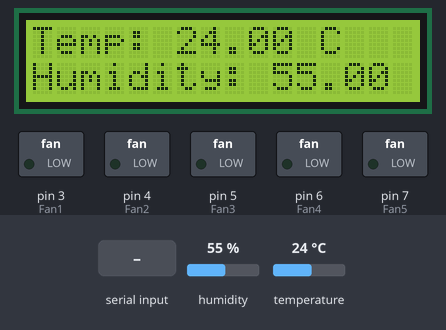
Bench run of a sketch on a simulated Arduino Uno, built with avr-gcc and run on an emulated ATmega328P. On the bench: 16×2 character LCD, switched loads named in the sketch (green lamp = pin HIGH). The test bench sets the inputs (shaded band); at power-on: humidity 55 %, temperature 24 °C. What the sketch prints to the serial monitor is not drawn.

Above: at 1.2 s.
1.3 s: "1" received over Serial
At 3.7 s:
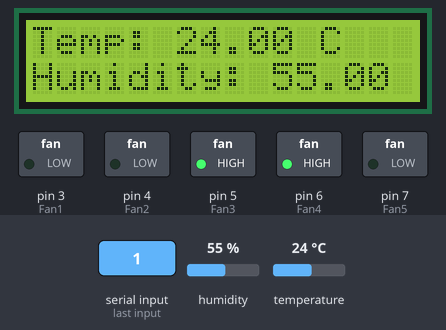
4.7 s: humidity set to 22 %
At 5.8 s:
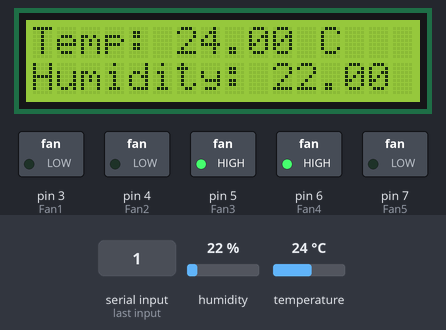
6.8 s: temperature set to 12 °C
At 9.9 s:
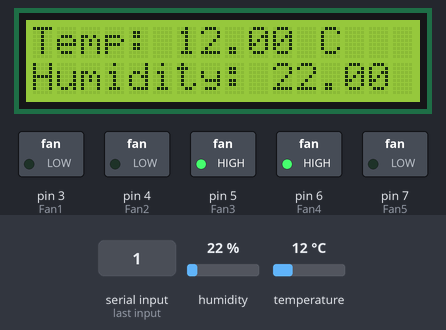
10.9 s: "4" received over Serial
At 12.0 s:
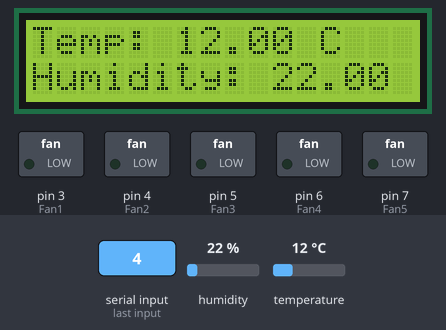
13.0 s: humidity set to 40 %
At 14.1 s:
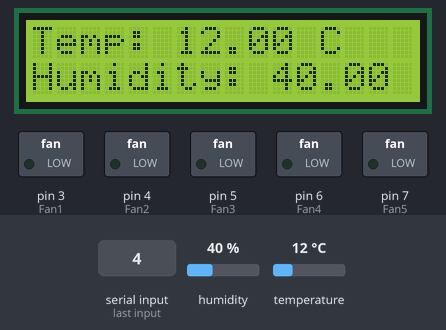
15.1 s: temperature set to 19 °C
At 18.2 s:
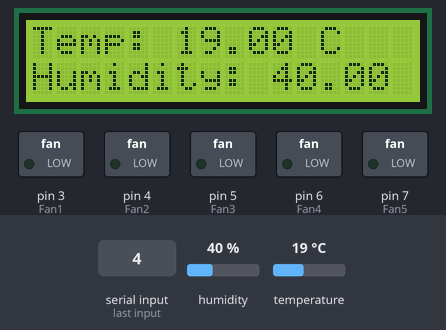
Timing chart, 0 to 19.7 s (numbered marks = the images above; inputs shaded):
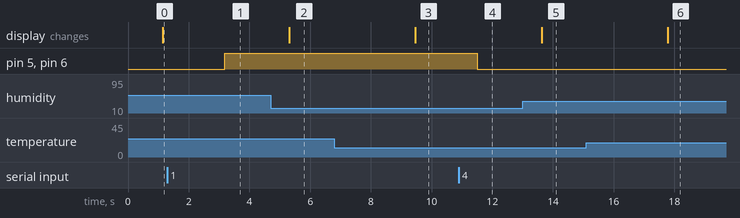

The sketch:

code3.ino
```cpp
#include <DHT11.h>
#include <Wire.h>
#include <LiquidCrystal_I2C.h>

#define DHTTYPE DHT11
#define DHTPIN A2  // استخدم الـ A2 فقط لحساس واحد

DHT11 dht11(A2);  // حساس واحد لدرجة الحرارة والرطوبة

#define Fan1 3
#define Fan2 4
#define Fan3 5
#define Fan4 6
#define Fan5 7

LiquidCrystal_I2C lcd(0x27, 16, 2);

void setup() {
  Serial.begin(9600);

  pinMode(Fan1, OUTPUT);
  pinMode(Fan2, OUTPUT);
  pinMode(Fan3, OUTPUT);
  pinMode(Fan4, OUTPUT);
  pinMode(Fan5, OUTPUT);

  lcd.init();
  lcd.backlight();
}

void loop() {
  // قراءة درجة الحرارة والرطوبة من الحساس الوحيد المتصل بـ A2
  float temperature = dht11.readTemperature();
  float humidity = dht11.readHumidity();

  // قراءة الأوامر من المنفذ التسلسلي
  if (Serial.available() > 0) {
    char command = Serial.read();

    if (command == '1') {
      // النظام يعمل بشكل طبيعي بناءً على درجة الحرارة والرطوبة
      if (humidity > 10 ) {
        digitalWrite(Fan3, HIGH);
        digitalWrite(Fan4,  HIGH);
      } else if (humidity < 10) {
        digitalWrite(Fan3, LOW);
        digitalWrite(Fan4, LOW);
      }

      if (temperature < 10) {
        digitalWrite(Fan3, LOW);
        digitalWrite(Fan4, LOW);
      } else if (temperature > 10) {
        // digitalWrite(Fan1, HIGH);
        digitalWrite(Fan3, HIGH);
        digitalWrite(Fan4, HIGH);
      }
    } else if (command == '2') {
      // النظام يعمل بناءً على درجات حرارة ورطوبة مختلفة (أمر 2)
      if (humidity > 10) {
        digitalWrite(Fan3, 1);
        digitalWrite(Fan4, 1);
      } else if (humidity < 10) {
        digitalWrite(Fan3, 0);
        digitalWrite(Fan4, 0);
      }

      if (temperature < 10) {
        digitalWrite(Fan3, 0);
        digitalWrite(Fan4, 0);
      } else if (temperature > 10) {
        // digitalWrite(Fan1, HIGH);
        digitalWrite(Fan4, 1);
        digitalWrite(Fan3, 1);
      }
    } else if (command == '3') {
      // النظام يعمل بناءً على درجات حرارة ورطوبة مختلفة (أمر 3)
      if (humidity < 10 ) {
        digitalWrite(Fan3, LOW);
        digitalWrite(Fan4, LOW);
      } else if (humidity > 10) {
        digitalWrite(Fan3, HIGH);
        digitalWrite(Fan4, HIGH);
      }

      if (temperature < 10) {
        digitalWrite(Fan3, LOW);
        digitalWrite(Fan4, LOW);
      } else if (temperature > 10) {
        digitalWrite(Fan3, HIGH);
        digitalWrite(Fan4, HIGH);
      }
    } else if (command == '4') {
      // إيقاف تشغيل جميع المراوح والنظام
      digitalWrite(Fan1, LOW);
      digitalWrite(Fan2, LOW);
      digitalWrite(Fan3, LOW);
      digitalWrite(Fan4, LOW);
      digitalWrite(Fan5, LOW);

      // إيقاف النظام بالكامل
      Serial.println("System Stopped");
    }
  }

  // عرض البيانات على شاشة LCD
  lcd.clear();
  lcd.setCursor(0, 0);
  lcd.print("Temp: ");
  lcd.print(temperature);
  lcd.print(" C");
  lcd.setCursor(0, 1);
  lcd.print("Humidity: ");
  lcd.print(humidity);
  lcd.print(" %");

  // طباعة البيانات على Serial Monitor
  Serial.print("Temperature: ");
  Serial.print(temperature);
  Serial.println(" °C");
  Serial.print("Humidity: ");
  Serial.print(humidity);
  Serial.println(" %");

  delay(1000); // تأخير بسيط لتحديث البيانات
}
```

Measured:
- after the input at 1.3 s, pin 5 (Fan3), pin 6 (Fan4): LOW → HIGH after 1.9 s
- after the input at 4.7 s, the display: changes after 0.61 s (image 2)
- after the input at 6.8 s, the display: changes after 2.7 s (image 3)
- after the input at 10.9 s, pin 5 (Fan3), pin 6 (Fan4): HIGH → LOW after 0.61 s
- after the input at 13.0 s, the display: changes after 0.63 s (image 5)
- after the input at 15.1 s, the display: changes after 2.7 s (image 6)
